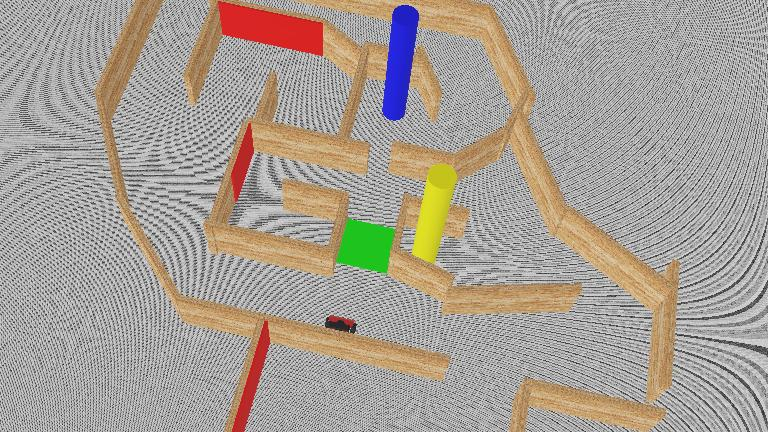
#> input picture .Maze1.jpg, 768 x 432 px
$ python -i pillar_detector.py   (imports and definitions only)
#> lines starting #> are read from the running program, lines starting #| are printed output that depends on the picture; after the words box and inside, x2 and y2 are one past the last pixel; in counts of white or black regions, pixels touching at a corner belong together
#> further down, picture is the input picture: shape (432, 768, 3); mean B, G, R 149.2, 159, 167.6

import cv2
import numpy as np

class PillarDetector:
    def __init__(self):
        """
        Initializes the PillarDetector class.
        Defines color ranges for blue and yellow pillars in HSV.
        These values might need to be tuned based on the Webots environment lighting.
        """
        # HSV color ranges for blue
        self.lower_blue = np.array([100, 150, 50])
        self.upper_blue = np.array([140, 255, 255])

        # HSV color ranges for yellow
        self.lower_yellow = np.array([20, 100, 100])
        self.upper_yellow = np.array([30, 255, 255])

        self.detected_pillars = {}

    def detect_pillars(self, image):
        """
        Detects colored pillars (blue and yellow) in the input image.

        :param image: A NumPy array representing the camera image (RGB or BGR).
        :return: A dictionary of detected pillars: {color: (x_center, y_center, radius)}
        """
        # Convert image to HSV color space
        hsv = cv2.cvtColor(image, cv2.COLOR_BGR2HSV)
#> hsv: shape (432, 768, 3); mean H, S, V 16.2, 31.3, 170.4

        # Threshold the HSV image to get only blue colors
        mask_blue = cv2.inRange(hsv, self.lower_blue, self.upper_blue)
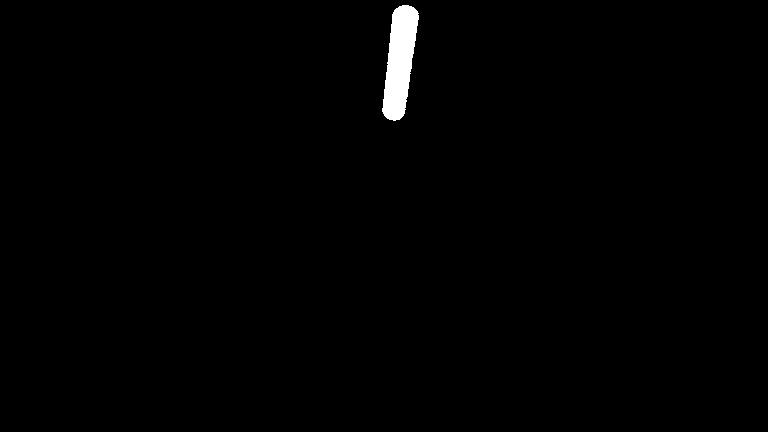
#> mask_blue: shape (432, 768); 0.83% white; 1 white region, box (x1, y1, x2, y2) and area: (382, 5, 419, 121) 2752

        # Threshold the HSV image to get only yellow colors
        mask_yellow = cv2.inRange(hsv, self.lower_yellow, self.upper_yellow)
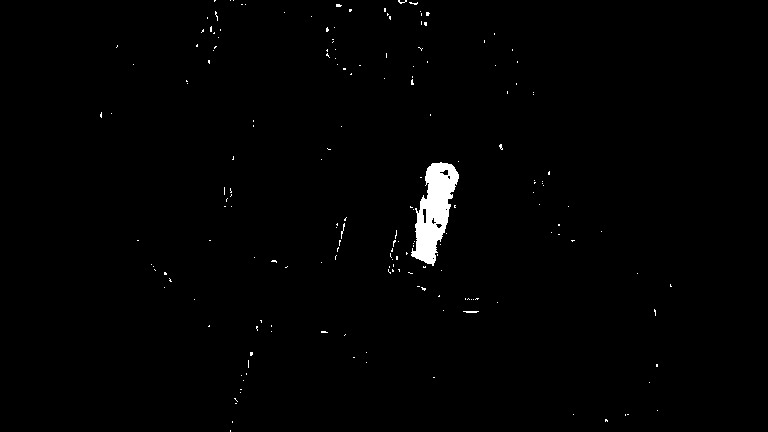
#> mask_yellow: shape (432, 768); 1% white; 183 white regions (180 under 20 px)

        # Find contours in the masks
        contours_blue, _ = cv2.findContours(mask_blue, cv2.RETR_EXTERNAL, cv2.CHAIN_APPROX_SIMPLE)
#> contours_blue = 1 contour; box (x1, y1, x2, y2) and area: (382, 5, 419, 121) 2626
        contours_yellow, _ = cv2.findContours(mask_yellow, cv2.RETR_EXTERNAL, cv2.CHAIN_APPROX_SIMPLE)
#> contours_yellow = 183 contours, 182 with area under 20; largest, box (x1, y1, x2, y2) and area: (411, 162, 459, 266) 2578

        current_detections = {}

        # Process blue contours
        for contour in contours_blue:
            # Approximate contour to a circle to find its center and radius
            (x, y), radius = cv2.minEnclosingCircle(contour)
            center = (int(x), int(y))
            radius = int(radius)

            # Filter by size (e.g., minimum radius to avoid noise)
            if radius > 10:  # Adjust this threshold as needed
                current_detections["blue"] = (center[0], center[1], radius)
                break # Assume only one blue pillar for now
#> this loop made 1 pass
#> (x, y, radius, center) on pass 1: (400.5, 62.5, 57, (400, 62))
#> after the loop, current_detections = {'blue': (400, 62, 57)}

        # Process yellow contours
        for contour in contours_yellow:
            (x, y), radius = cv2.minEnclosingCircle(contour)
            center = (int(x), int(y))
            radius = int(radius)

            if radius > 10:  # Adjust this threshold as needed
                current_detections["yellow"] = (center[0], center[1], radius)
                break # Assume only one yellow pillar for now
#> this loop made 110 passes
#> (x, y, radius) on passes 3, 6, 7, 10, 12, 13, 15, 18, 21, 25, 31, 33: (606, 420, 1), (573, 414, 0), (657, 410, 0), (240, 392, 0), (649, 382, 0), (243, 380, 0), (241, 375, 0), (366, 362, 0), (366, 352, 0), (271, 331, 0), (443, 310, 0), (497, 302, 0)
#> (contour, x, y, radius) on passes 1, 2, 4, 5, 8, 9: ([[230, 430], [230, 431]], 230, 430.5, 0), ([[232, 421], [232, 422]], 232, 421.5, 0), ([[627, 414], [628, 414]], 627.5, 414, 0), ([[625, 414], [625, 415]], 625, 414.5, 0), ([[235, 403], [236, 403]], 235.5, 403, 0), ([[234, 398], [237, 401], [235, 399], [235, 398]], 235.5, 399.5, 2)
#> after the loop, current_detections = {'blue': (400, 62, 57), 'yellow': (436, 213, 51)}

        self.detected_pillars = current_detections
#> self.detected_pillars = {'blue': (400, 62, 57), 'yellow': (436, 213, 51)}
        return self.detected_pillars

    def get_pillar_positions(self):
        """
        Returns the last detected pillar positions.
        """
        return self.detected_pillars

>>> import cv2
>>> picture = cv2.imread('../../.Maze1.jpg')
>>> result = PillarDetector().detect_pillars(picture)
#> result = {'blue': (400, 62, 57), 'yellow': (436, 213, 51)}
